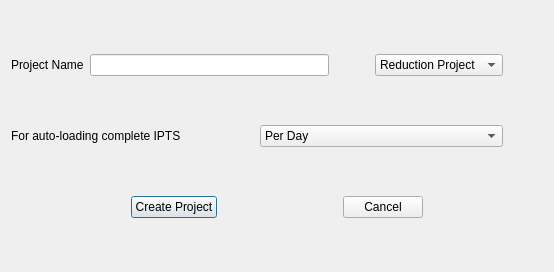
<?xml version="1.0" encoding="UTF-8"?>
<ui version="4.0">
 <class>Dialog</class>
 <widget class="QDialog" name="Dialog">
  <property name="windowModality">
   <enum>Qt::WindowModal</enum>
  </property>
  <property name="geometry">
   <rect>
    <x>0</x>
    <y>0</y>
    <width>554</width>
    <height>272</height>
   </rect>
  </property>
  <property name="windowTitle">
   <string>Dialog</string>
  </property>
  <layout class="QGridLayout" name="gridLayout">
   <item row="0" column="0">
    <layout class="QHBoxLayout" name="horizontalLayout_2">
     <item>
      <widget class="QLabel" name="label">
       <property name="text">
        <string>Project Name</string>
       </property>
      </widget>
     </item>
     <item>
      <widget class="QLineEdit" name="lineEdit"/>
     </item>
     <item>
      <spacer name="horizontalSpacer">
       <property name="orientation">
        <enum>Qt::Horizontal</enum>
       </property>
       <property name="sizeType">
        <enum>QSizePolicy::Preferred</enum>
       </property>
       <property name="sizeHint" stdset="0">
        <size>
         <width>40</width>
         <height>20</height>
        </size>
       </property>
      </spacer>
     </item>
     <item>
      <widget class="QComboBox" name="comboBox_projectTypes">
       <item>
        <property name="text">
         <string>Reduction Project</string>
        </property>
       </item>
       <item>
        <property name="text">
         <string>Analysis Project</string>
        </property>
       </item>
      </widget>
     </item>
     <item>
      <spacer name="horizontalSpacer_2">
       <property name="orientation">
        <enum>Qt::Horizontal</enum>
       </property>
       <property name="sizeType">
        <enum>QSizePolicy::Preferred</enum>
       </property>
       <property name="sizeHint" stdset="0">
        <size>
         <width>40</width>
         <height>20</height>
        </size>
       </property>
      </spacer>
     </item>
    </layout>
   </item>
   <item row="2" column="0">
    <layout class="QHBoxLayout" name="horizontalLayout_3">
     <item>
      <spacer name="horizontalSpacer_3">
       <property name="orientation">
        <enum>Qt::Horizontal</enum>
       </property>
       <property name="sizeHint" stdset="0">
        <size>
         <width>40</width>
         <height>20</height>
        </size>
       </property>
      </spacer>
     </item>
     <item>
      <widget class="QPushButton" name="pushButton_newProject">
       <property name="text">
        <string>Create Project</string>
       </property>
      </widget>
     </item>
     <item>
      <spacer name="horizontalSpacer_4">
       <property name="orientation">
        <enum>Qt::Horizontal</enum>
       </property>
       <property name="sizeHint" stdset="0">
        <size>
         <width>40</width>
         <height>20</height>
        </size>
       </property>
      </spacer>
     </item>
     <item>
      <widget class="QPushButton" name="pushButton_2">
       <property name="text">
        <string>Cancel</string>
       </property>
      </widget>
     </item>
     <item>
      <spacer name="horizontalSpacer_5">
       <property name="orientation">
        <enum>Qt::Horizontal</enum>
       </property>
       <property name="sizeHint" stdset="0">
        <size>
         <width>40</width>
         <height>20</height>
        </size>
       </property>
      </spacer>
     </item>
    </layout>
   </item>
   <item row="1" column="0">
    <layout class="QHBoxLayout" name="horizontalLayout">
     <item>
      <widget class="QLabel" name="label_2">
       <property name="text">
        <string>For auto-loading complete IPTS</string>
       </property>
      </widget>
     </item>
     <item>
      <widget class="QComboBox" name="comboBox_deltaDays">
       <item>
        <property name="text">
         <string>Per Day</string>
        </property>
       </item>
       <item>
        <property name="text">
         <string>Per Week</string>
        </property>
       </item>
       <item>
        <property name="text">
         <string>Per Month</string>
        </property>
       </item>
      </widget>
     </item>
     <item>
      <spacer name="horizontalSpacer_6">
       <property name="orientation">
        <enum>Qt::Horizontal</enum>
       </property>
       <property name="sizeType">
        <enum>QSizePolicy::Preferred</enum>
       </property>
       <property name="sizeHint" stdset="0">
        <size>
         <width>40</width>
         <height>20</height>
        </size>
       </property>
      </spacer>
     </item>
    </layout>
   </item>
  </layout>
 </widget>
 <resources/>
 <connections/>
</ui>
